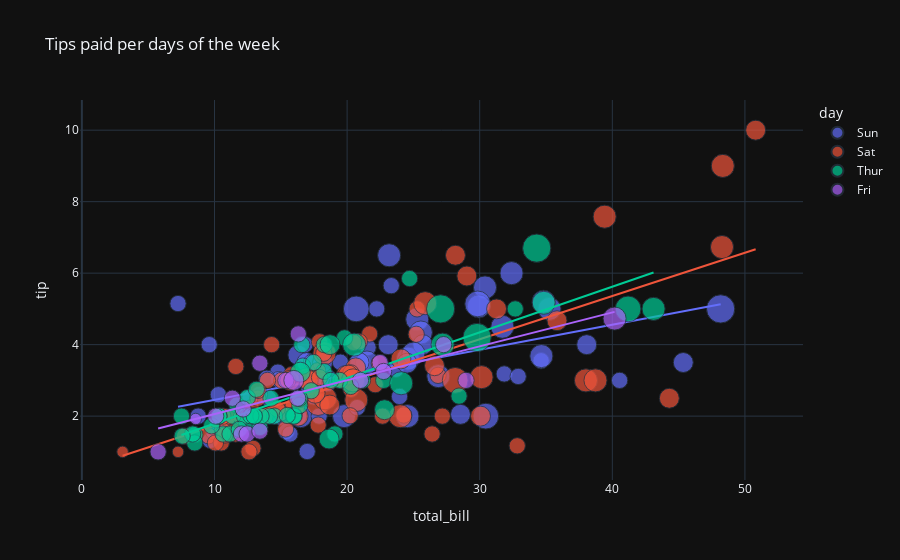

The cell this chart's notebook holds for it:
### Markdown cell above
#### EDA - Let get some insights on the tips paid based on the:
**Total bill paid, number of people at a table, and day of the week**

### Code cell
figure = px.scatter(data_frame = df, x="total_bill", y="tip", size="size", color="day", trendline="ols", title="Tips paid per days of the week")
figure.show()
